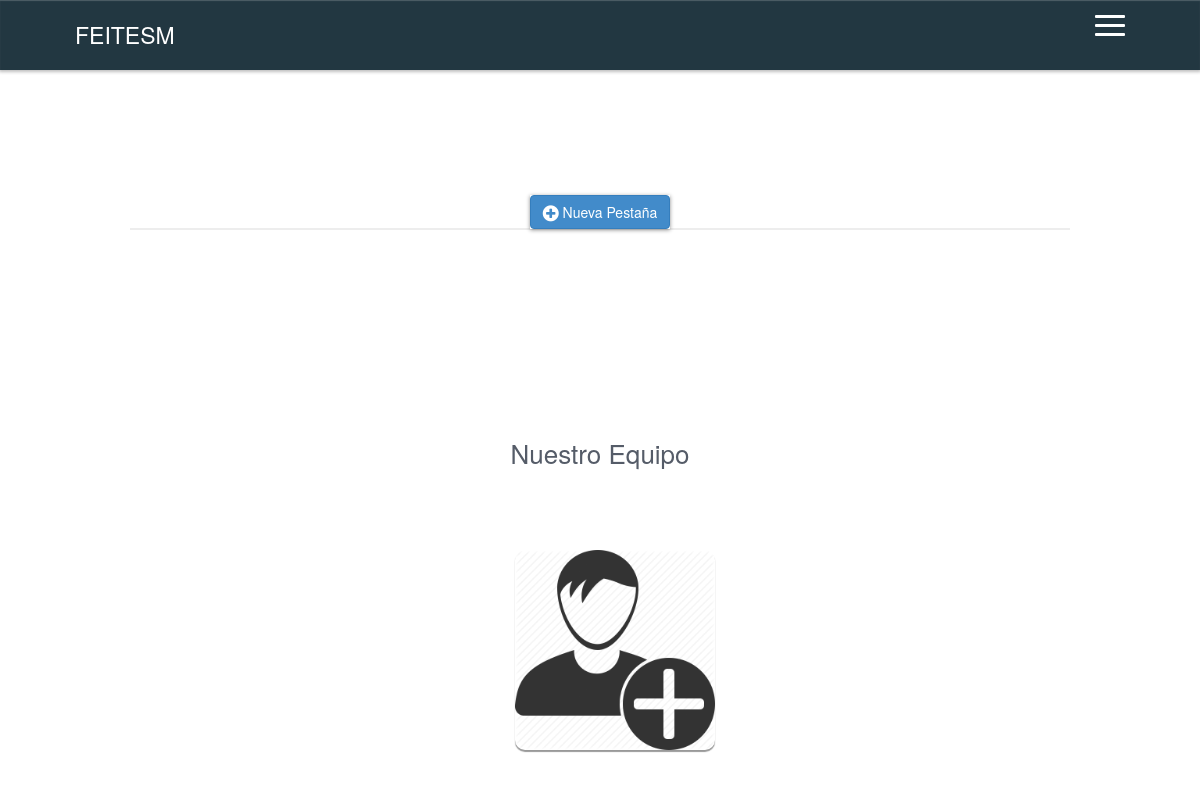
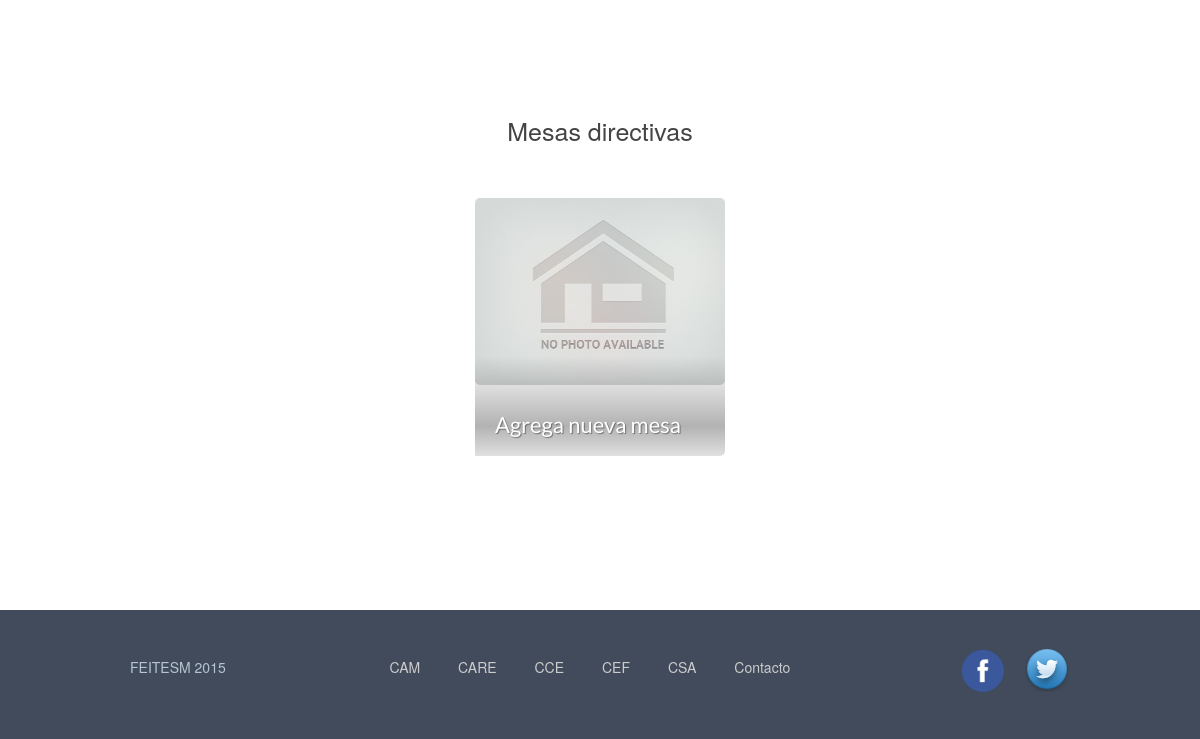
Page /CAM/CAM.php on the earlier database version (2 pictures, top to bottom).
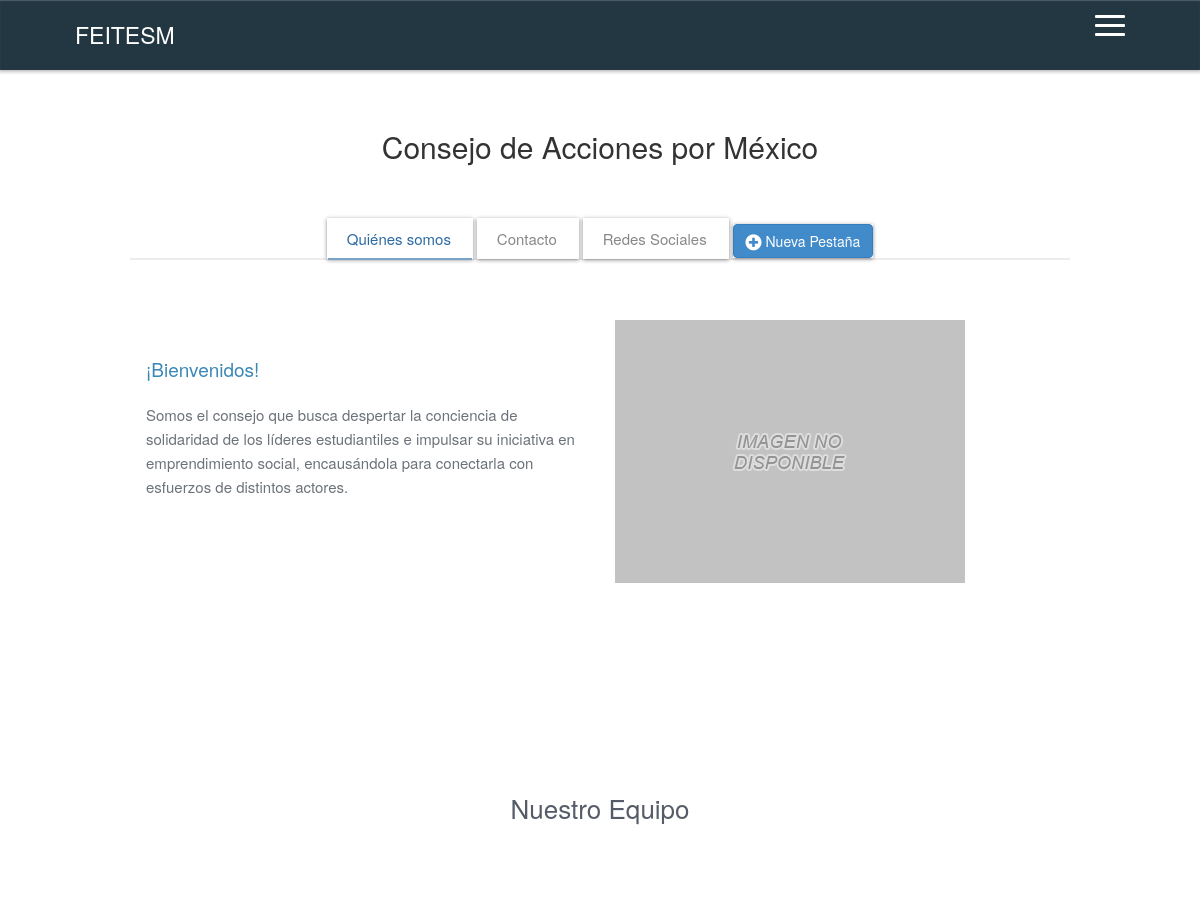
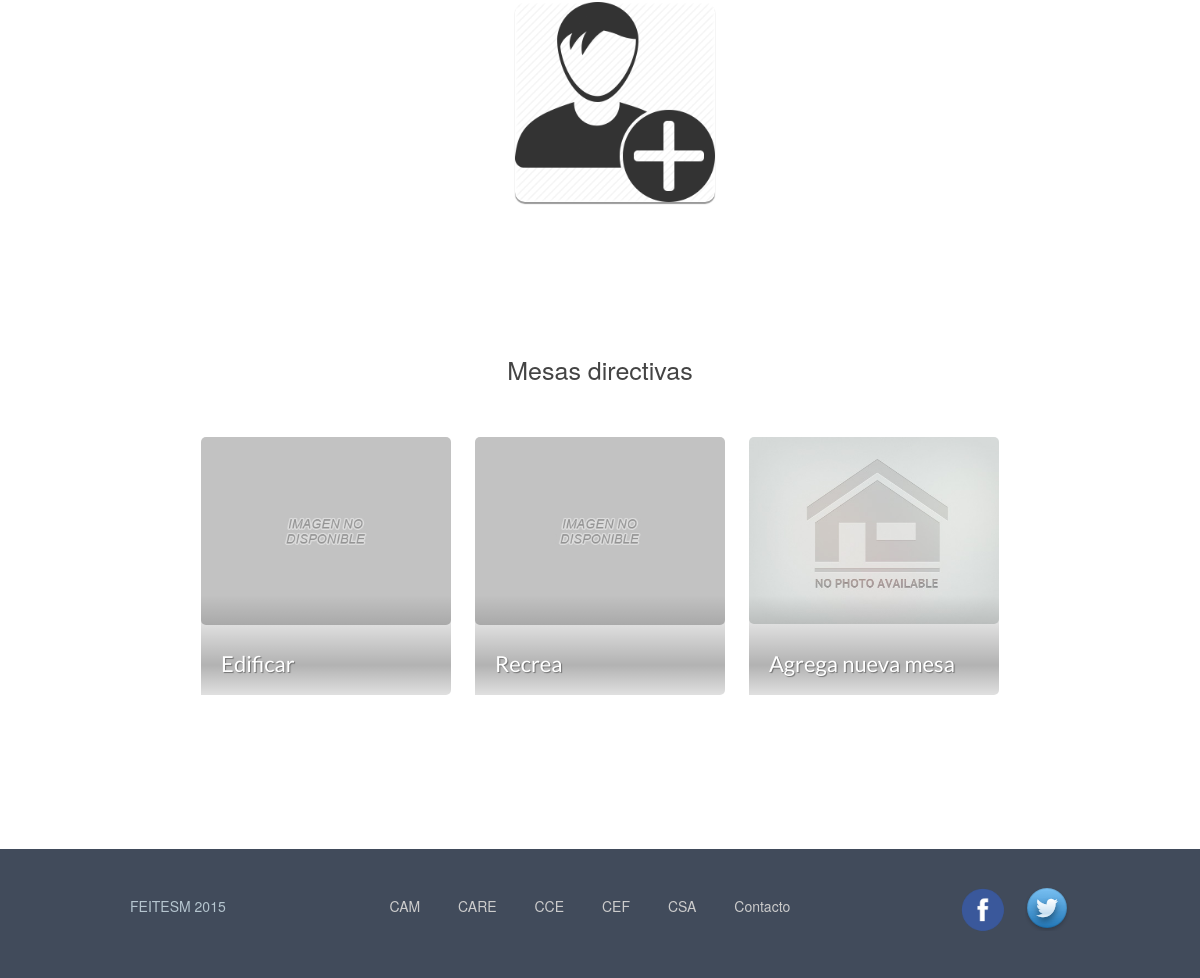
Same page on the later database version (2 pictures, top to bottom).
### tables this page shows
CREATE TABLE IF NOT EXISTS `organizacion` (
  `id_org` int(11) NOT NULL AUTO_INCREMENT,
  `siglas` varchar(30) NOT NULL,
  `nombre` varchar(100) NOT NULL,
  `descripcion` varchar(600) NOT NULL,
  `email_contacto` varchar(50) DEFAULT NULL,
  `logo_url` varchar(255) NOT NULL DEFAULT 'images\\organizaciones\\default.jpg',
  `facebook` varchar(255) DEFAULT NULL,
  `twitter` varchar(255) DEFAULT NULL,
  `instagram` varchar(255) DEFAULT NULL,
  `id_org_padre` int(11) DEFAULT NULL,
  PRIMARY KEY (`id_org`),
  UNIQUE KEY `siglas` (`siglas`)
);

CREATE TABLE IF NOT EXISTS `informacion` (
  `id_inf` int(11) NOT NULL AUTO_INCREMENT,
  `id_org` int(11) NOT NULL,
  `tabla_titulo` varchar(60) NOT NULL DEFAULT 'Nueva Tab',
  `titulo` varchar(50) DEFAULT 'Titulo',
  `contenido` varchar(1200) DEFAULT 'Contenido',
  `img_url` varchar(255) DEFAULT '/feitesm-website/images/default.jpg',
  `contacto` tinyint(1) NOT NULL,
  `redes` tinyint(1) NOT NULL,
  PRIMARY KEY (`id_inf`),
  KEY `org_deletion` (`id_org`)
);

### classes/Database.php (called while the page is built, shortened)
<?php
class Database
{
	protected $mysqli;
	public function __construct()
	{
		$server = 'localhost';
		$user = 'root';
		$password = '';
		$databaseName = 'feitesm_website_db';
		$this->mysqli = new mysqli($server,$user,$password,$databaseName);
		mysqli_set_charset($this->mysqli,"utf8");
	}
	public function query($sql)
	{
		$sql2 = str_replace("\\","/",$sql);
		return $this->mysqli->query($sql2);
	}
	public function select($what,$from,$where)
	{
		$sql = "
			SELECT {$what}
			FROM {$from}
			WHERE {$where}
		";
		return $this->query($sql);
	}
}

### classes/Resources_Manager.php (called while the page is built, shortened)
<?php
class Resources_Manager
{
	protected $db;
	public function __construct(Database $db = null){
		$this->db = $db;
	}
	public function getOrgID($orgSign)
	{
		$what = "id_org";
		$from = "organizacion";
		$where = "siglas = '{$orgSign}'";
		$return = $this->db->select($what,$from,$where);
		if ($return) {
			$return = $return->fetch_assoc();
			return $return["id_org"];
		}
		return null;
	}
	public function getTabsInfo($orgSign)
	{
		$id_org = $this->getOrgID($orgSign);
		$what = "*";
		$from = "informacion";
		$where = "id_org = '{$id_org}'";
		return $this->db->select($what,$from,$where);
	}
	public function getOrgInfo($orgSign){
		$id_org = $this->getOrgID($orgSign);
		$what = "*";
		$from = "organizacion";
		$where = "id_org = '{$id_org}'";
		return $this->db->select($what,$from,$where)->fetch_assoc();
	}
	public function getOrgChilds($orgSign){
		$id_org = $this->getOrgID($orgSign);
		$what = "*";
		$from = "organizacion";
		$where = "id_org_padre = '{$id_org}'";
		return $this->db->select($what,$from,$where);
	}
}
?>

### classes/Google_Auth.php (called while the page is built, shortened)
<?php
class Google_Auth
{
	public function __construct(Database $db = null, Google_Client $googleClient = null)
	{
		$this->client = $googleClient;
	}
	public function isLoggedIn()
	{
		return true;
	}
}

### CAM/CAM.php (the view, shortened to what the changed rows need)
<?php
	$db = new Database;
	$googleClient = new Google_Client();
	$auth = new Google_Auth($db,$googleClient);
	$client = new Resources_Manager(new Database);
	$orgSign = "cam";
	$thisOrg = $client->getOrgInfo($orgSign);
?>
<!DOCTYPE html>
<html>
<head>
	<link rel="stylesheet" type="text/css" href="../css/compiled/theme.css">
	<link rel="stylesheet" type="text/css" href="../css/vendor/font-awesome.css">
	<link rel="stylesheet" type="text/css" href="../css/vendor/animate.css">
	<link rel="stylesheet" type="text/css" href="../css/app.css">
</head>
<body id="features" >
	<div class="st-container">
		<div class="st-pusher">
			<div class="st-content">
				<div id="tabs">
					<div class="container">
						<div class="row header">
							<h2><?= $thisOrg['nombre'] ?></h2>
						</div>
						<?php
							$tabsInfo = $client->getTabsInfo($orgSign);
							if($tabsInfo->num_rows > 0 || $auth->isLoggedIn()) :
						?>
						<div class="row">
							<div class="col-md-12 tabs-wrapper">
								<ul class="nav nav-tabs">
									<?php
										while($row = $tabsInfo->fetch_assoc()):
									?>
									<li>
										<a class="tab_element" href="#Tab-<?=$row["id_inf"]?>" data-toggle="tab"> <?=$row["tabla_titulo"]?></a>
									</li>
									<?php
										endwhile;
									?>
								</ul>
								<div class="tab-content">
									<?php
										$tabsInfo = $client->getTabsInfo($orgSign);
										while($row = $tabsInfo->fetch_assoc()):
											if($row['contacto'] == 1):
									?>
									<div class="tab-pane fade" id="Tab-<?=$row["id_inf"]?>">
										<div class="col-md-12 message">
											<div id="contact-us">
												<div id="info-contact">
													<form role="form" id="contact-form" method="post" action="../php/secure_email_code.php">
														<div hidden>
															<p class="contacto">1</p>
															<p class="redes">0</p>
														</div>
														<div class="form-group">
															<label for="name">Nombre</label>
															<input type="text" name="name" class="form-control" id="name" />
															<input type="hidden" name= "to" id="to" value="<?= $thisOrg['email_contacto']?>"/>
															<input type="hidden" name= "pathRedireccion" id="to" value="/CAM/CAM.php"/>
														</div>
														<div class="form-group">
															<label for="email">Correo electr&oacute;nico</label>
															<input type="email" name="email" class="form-control" id="email" />
														</div>
														<div class="form-group">
															<label for="subject">Asunto</label>
															<input type="text" name="subject" class="form-control" id="subject" />
														</div>
														<div class="form-group">
															<label for="message">Tu mensaje</label>
															<textarea name="message" class="form-control" id="message" rows="6"></textarea>
														</div>
														<div class="submit">
															<input type="submit" class="button button-small" value="Enviar" />
														</div>
													</form>
												</div>
											</div>
										</div>
									</div>
									<?php elseif($row['redes'] == 1):?>
									<div class="tab-pane fade in" id="Tab-<?=$row["id_inf"]?>">
										<div hidden>
											<p class="contacto">0</p>
											<p class="redes">1</p>
										</div>
										<div class="col-md-6 info">
											<h4>Redes sociales</h4>
											<p><span>Facebook:</span>
											<a href="<?= $thisOrg['facebook'] ?>" target="_blank">
												cam.mty
											</a></p>
											<p><span>Twitter:</span>
											<a href="<?= $thisOrg['twitter'] ?>" target="_blank">
												cam_mty
											</a></p>
											<p><span>Instagram:</span>
											<a href="<?= $thisOrg['instagram'] ?>" target="_blank">
												cam.mty
											</a></p>
										</div>
										<div class="col-md-6 image">
											<img src="<?= $row["img_url"] ?>" class="img-responsive" style="position: relative;top: 15px;" alt="picture3" />
										</div>
									</div>
									<?php else: ?>
									<div class="tab-pane fade in" id="Tab-<?=$row["id_inf"]?>">
										<div class="col-md-6 info">
											<h4 class ="titulo"><?=$row["titulo"]?></h4>
											<p class="contenido"><?=$row["contenido"]?></p>
										</div>
										<div class="col-md-6 image">
											<img src="<?=$row["img_url"]?>" class="img-responsive " alt="Foto" >
										</div>
									</div>
									<?php
										endif; endwhile;
									?>
								</div>
							</div>
						</div>
						<?php endif; ?>
					</div>
				</div>
				<?php
					$orgInfo = $client->getOrgChilds($orgSign);
					if($orgInfo->num_rows > 0 || $auth->isLoggedIn()):
				?>
				<div id="showcase">
					<div class="container">
						<div class="row">
							<div class="col-md-12 pics">
								<?php
									while($row = $orgInfo->fetch_assoc()):
								?>
								<div class="pic">
									<img src="<?=$row['logo_url']?>" alt="Persona" />
									<div class="bg nombre">
										<p><?=$row['nombre']?></p>
									</div>
								</div>
								<?php
									endwhile;
								?>
							</div>
						</div>
					</div>
				</div>
				<?php endif ?>
			</div>
		</div>
	</div>
</body>
</html>

Differences in the rows shown:
added organizacion: id_org+nombre "Consejo de Acciones por México"
added informacion: tabla_titulo "Quiénes somos", titulo "¡Bienvenidos!", contenido "Somos el consejo que busca despertar la conciencia de solidaridad de los líderes estudiantiles e impulsar su iniciativa en emprendimiento social, encausándola para conectarla con esfuerzos de distintos actores.", contacto 0 (drawn)
added informacion: tabla_titulo "Contacto", shown under "Consejo de Acciones por México"
added informacion: tabla_titulo "Redes Sociales", shown under "Consejo de Acciones por México"
added organizacion: nombre "Edificar"
added organizacion: nombre "Recrea"
